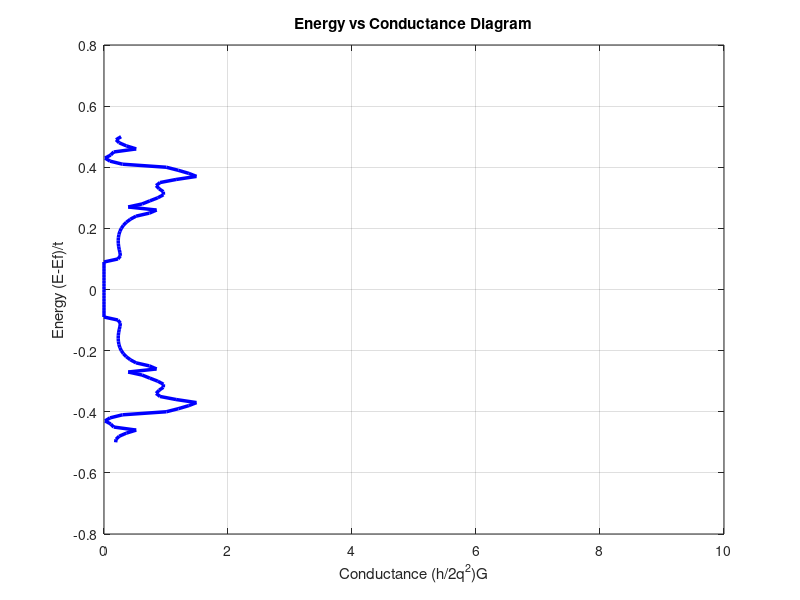

MATLAB code to generate this figure:
clear;
clc;
Vback=0;
is_45=1;
% Zigzag Calculations
n_zig_cell=4; 
zig_width=8;
zig_length=4;
E0 = Vback; % ενέργεια παραμονής ηλεκτρονίων στα άτομα του νανοαγωγού
t = -2.5; % ενέργεια μεταφοράς ηλεκτρονίων στα άτομα του νανοαγωγού στους 2 άξονες
% Δημιουργία του πίνακα Α
A = E0*diag(ones(1,(n_zig_cell*zig_width))) + t*diag(ones(1,(n_zig_cell*zig_width)-1),1)+ t*diag(ones(1,(n_zig_cell*zig_width)-1),-1);
% Δημιουργία του πίνακα Β
b = t * [0 1 0 0;
           0 0 0 0;
           0 0 0 0;
           0 0 1 0];
B = kron(eye(zig_width), b); 

%armchair calculations
arm_zig_cell=8; 
arm_width=4; % isxuei pos arm_width_actual=2*arm_width
arm_length=4;
%A_transitional=E0*diag(ones(1,(n_zig_cell*zig_width))) + t*diag(ones(1,(n_zig_cell*zig_width)-1),1)+ t*diag(ones(1,(n_zig_cell*zig_width )-1),-1);
A_transitional=E0*diag(ones(1,(arm_zig_cell*arm_width))) + t*diag(ones(1,(arm_zig_cell*arm_width)-1),1)+ t*diag(ones(1,(arm_zig_cell*arm_width)-1),-1);
b0=[1 0 0 0;
    0 0 0 0;
    0 0 0 0;
    0 1 0 0];
b1=[0 0 0 0;
    0 0 0 0;
    1 0 0 0;
    0 0 0 1];
b3=[1 0 0 0;
    0 0 0 0;
    0 0 0 0;
    0 1 0 0];
B0=kron(eye(2),b0);
B1=kron(eye(2),b1);
B2 = zeros(8,8);      
B2(3,2) = 1;          
B2(6,3) = 1;          
B2(7,6) = 1;         
B3=kron(eye(2),b3);
%final B matrices
B0=kron(eye(arm_width), B0);
B1=kron(eye(arm_width), B1);
B2=kron(eye(arm_width), B2);
B3=kron(eye(arm_width), B3);

% Δημιουργία του Χαμιλτονιανού Πίνακα
if is_45==0
    H = kron(eye(zig_length), A)+ kron(diag(ones(zig_length-1,1), +1), B)+ kron(diag(ones(zig_length-1,1), -1), B');
else
    H = kron(eye(zig_length+1), A)+ kron(diag(ones(zig_length,1), +1), B)+ kron(diag(ones(zig_length,1), -1), B');
    %mask to place matrice A_transitional in H
    maskA = [zeros(zig_length+arm_length,1)];
    maskA(zig_length+2:end) = 1;
    maskB0=[zeros(zig_length+arm_length-1,1)];
    maskB1=[zeros(zig_length+arm_length-1,1)];
    maskB2=[zeros(zig_length+arm_length-1,1)];
    maskB3=[zeros(zig_length+arm_length-1,1)];
    for j=1:arm_length
        if j == 1 %% for b0
            maskB0(zig_length+1)=1;
            B_right=B0;
        elseif mod(j,4) == 2 %% for b1
            if(zig_length+j<=zig_length+arm_length-1)
            maskB1(zig_length+j)=1;
            end
            B_right=B1;
        elseif mod(j,4) == 3 %% for b2
            if(zig_length+j<=zig_length+arm_length-1)
            maskB2(zig_length+j)=1;
            end
            B_right=B2;
        elseif (mod(j,4)==0) && (j>0)%% for b3
            if(zig_length+j<=zig_length+arm_length-1)
            maskB3(zig_length+j)=1;
            end
            B_right=B3;
        end
    end
    
    Hd=kron(diag(maskA),A_transitional)+kron(diag(maskB0,+1),B0)+kron(diag(maskB0,-1),B0')+kron(diag(maskB1,+1),B1)+kron(diag(maskB1,-1),B1')+kron(diag(maskB2,+1),B2)+kron(diag(maskB2,-1),B2')+kron(diag(maskB3,+1),B3)+kron(diag(maskB3,-1),B3');
    [n, m] = size(H); 
    Hd(1:n, 1:m) = H;
    H=Hd;
end
% Δημιουργία των πινάκων Sigma1_template και Sigma2_template
% που είναι μηδενικοί πίνακες εκτος των στοιχείων (1,1) και (4,4)
% που ορίζονται ίσα με 1 και χρησιμοποιούνται για το σχηματισμό των Σ1 και
% Σ2
Sigma1_template=diag([1 zeros(1,zig_length+arm_length-1)]);
Sigma2_template=diag([zeros(1,zig_length+arm_length-1) 1]);

% Δήλωση της μιγαδικής παραμέτρου iη
zplus= 1i*1e-12; 
ii=1;
for EE = -0.5 : 0.01 : +0.5
    E=t*EE;
    % η επαναληπτική μέθοδος προσέγγισης της επιφανειακής συνάρτησης Green
    % για την αριστερή επαφή
    gs1 = inv((E+zplus)*eye((arm_zig_cell*arm_width)) - A); % 1η προσέγγιση της g
    change = 1;
    while change > 1e-6 % συνθήκη που ορίζει την επιθυμητή ακρίβεια σύγκλισης
        Gs = inv((E+zplus)*eye((arm_zig_cell*arm_width)) - A - B' * gs1 * B); % υπολογισμός της προσέγγισης της g 
        % σε κάθε βήμα
        change = sum(sum(abs(Gs - gs1))) / sum(sum(abs(Gs) + abs(gs1))); %υπολογισμός 
        % της απόκλισης της τρέχουσας (Gs) και της προηγούμενης
        % προσέγγισης(gs1)
        gs1 = 0.5 * Gs + 0.5 * gs1; %Ενημερώση της προσέγγισης gs1
        % ως μέσου όρου των δύο τελευταίων για σταθερότερη σύγκλιση
    end
    sig1= B'*gs1*B; % υπολογισμός πίνακα Σ1
    Sigma1=kron(Sigma1_template,sig1); % Σχηματισμός πίνακα Σ1

    % για την δεξιά επαφή
    B=B_right;
    gs2 = inv((E+zplus)*eye((arm_zig_cell*arm_width)) - A); % 1η προσέγγιση της g
    change = 1;
    while change > 1e-6 % συνθήκη που ορίζει την επιθυμητή ακρίβεια σύγκλισης
        Gs = inv((E+zplus)*eye((arm_zig_cell*arm_width)) - A - B * gs2 * B'); % υπολογισμός της προσέγγισης της g 
        % σε κάθε βήμα
        change = sum(sum(abs(Gs - gs2))) / sum(sum(abs(Gs) + abs(gs2))); %υπολογισμός 
        % της απόκλισης της τρέχουσας (Gs) και της προηγούμενης
        % προσέγγισης(gs2)
        gs2 = 0.5 * Gs + 0.5 * gs2; %Ενημερώση της προσέγγισης gs2
        % ως μέσου όρου των δύο τελευταίων για σταθερότερη σύγκλιση
    end
    sig2= B*gs2*B'; % υπολογισμός πίνακα Σ2
    Sigma2=kron(Sigma2_template,sig2); % Σχηματισμός πίνακα Σ2

    Gamma1=1i*(Sigma1-Sigma1'); % Υπολογισμός Πίνακα Γ1
    Gamma2=1i*(Sigma2-Sigma2'); % Υπολογισμός Πίνακα Γ2
    GR=inv(((E+zplus)*eye((n_zig_cell * zig_width * zig_length)+(arm_length*arm_width*arm_zig_cell)))-H-Sigma1-Sigma2); % Υπολογισμός καθυστερημένης συνάρτησης Green
    T(ii)=real(trace(Gamma1*GR*Gamma2*GR')); % Υπολογισμός Κανονικοποιημένης Αγωγιμότητας 
    %για τη συγκεκριμένη ενέργεια Ε
    Eaxis(ii)=EE;
    if EE==0 % για να μη μου κάνει spike η T(E) για EE=0
    T(ii)=T(ii-1);
    end
    ii=ii+1;
end
% Διάγραμμα Ενέργειας - Κανονικοποιημένης Αγωγιμότητας 
figure;
plot(T, Eaxis, 'b-', 'LineWidth', 2.5);
xlabel('Conductance (h/2q^2)G');
ylabel('Energy (E-Ef)/t');
title('Energy vs Conductance Diagram');
grid on;
xlim([0, 10]);



